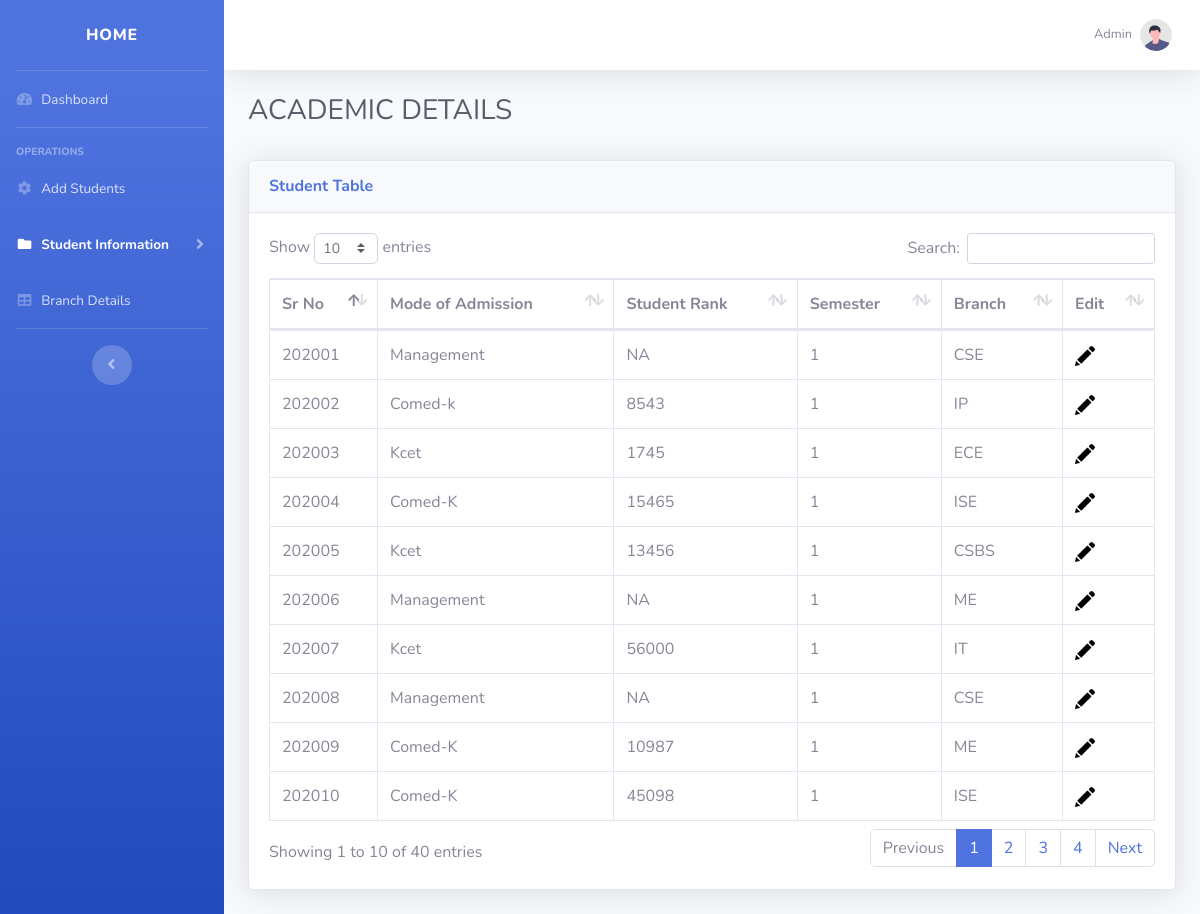
The page /frontend/academicdisplay.php (signed in) on the database its author committed.
### tables this page shows
CREATE TABLE `academic_info` (
  `SR_NO` int(11) NOT NULL,
  `MODE_OF_ADMISSION` varchar(15) NOT NULL,
  `STUDENT_RANK` varchar(20) NOT NULL,
  `SEMESTER` int(11) NOT NULL,
  `BRANCH` varchar(10) NOT NULL
);

### frontend/academicdisplay.php (the view, shortened to what this page needs)
<!DOCTYPE html>
<html lang="en">
<head>
    <link href="vendor/fontawesome-free/css/all.min.css" rel="stylesheet" type="text/css">
    <link href="css/sb-admin-2.min.css" rel="stylesheet">
    <link href="vendor/datatables/dataTables.bootstrap4.min.css" rel="stylesheet">
</head>
<body id="page-top">
    <div id="wrapper">
        <ul class="navbar-nav bg-gradient-primary sidebar sidebar-dark accordion" id="accordionSidebar">
            <a class="sidebar-brand d-flex align-items-center justify-content-center" href="index.php">
                <div class="sidebar-brand-text mx-3">HOME</div>
            </a>
            <hr class="sidebar-divider my-0">
            <li class="nav-item">
                <a class="nav-link" href="index.php">
                    <i class="fas fa-fw fa-tachometer-alt"></i>
                    <span>Dashboard</span></a>
            </li>
            <hr class="sidebar-divider">
            <div class="sidebar-heading">
                OPERATIONS
            </div>
            <li class="nav-item">
                <a class="nav-link collapsed" href="studentinfo.php">
                    <i class="fas fa-fw fa-cog"></i>
                    <span>Add Students</span>
                </a>
            </li>
            <li class="nav-item active">
                <a class="nav-link collapsed" href="#" data-toggle="collapse" data-target="#collapsePages"
                    aria-expanded="true" aria-controls="collapsePages">
                    <i class="fas fa-fw fa-folder"></i>
                    <span>Student Information</span>
                </a>
            </li>
            <li class="nav-item">
                <a class="nav-link" href="tables.php">
                    <i class="fas fa-fw fa-table"></i>
                    <span>Branch Details</span></a>
            </li>
            <hr class="sidebar-divider d-none d-md-block">
            <div class="text-center d-none d-md-inline">
                <button class="rounded-circle border-0" id="sidebarToggle"></button>
            </div>
        </ul>
        <div id="content-wrapper" class="d-flex flex-column">
            <div id="content">
                <nav class="navbar navbar-expand navbar-light bg-white topbar mb-4 static-top shadow">
                    <ul class="navbar-nav ml-auto">
                        <li class="nav-item dropdown no-arrow">
                            <a class="nav-link dropdown-toggle" href="#" id="userDropdown" role="button"
                                data-toggle="dropdown" aria-haspopup="true" aria-expanded="false">
                                <span class="mr-2 d-none d-lg-inline text-gray-600 small">Admin</span>
                                <img class="img-profile rounded-circle"
                                    src="img/undraw_profile.svg">
                            </a>
                        </li>
                    </ul>
                </nav>
                <div class="container-fluid">
                    <h1 class="h3 mb-2 text-gray-800">ACADEMIC DETAILS</h1>
                    <br>
                    <div class="card shadow mb-4">
                        <div class="card-header py-3">
                            <h6 class="m-0 font-weight-bold text-primary">Student Table</h6>
                        </div>
                        <div class="card-body">
                            <div class="table-responsive">
                                <table class="table table-bordered" id="dataTable" width="100%" cellspacing="0">
                                    <thead>
                                        <tr>
                                            <th>Sr No</th>
                                            <th>Mode of Admission</th>
                                            <th>Student Rank</th>
                                            <th>Semester</th>
                                            <th>Branch</th>
                                            <th>Edit</th>
                                        </tr>
                                    </thead>
                                    <tbody>
                                        <?php
                                          $servername = "localhost";
                                          $username = "root";
                                          $password = "";
                                          $dbname = "home";
                                          $conn = new mysqli($servername, $username, $password, $dbname);
                                          $sql = "SELECT * FROM academic_info";
                                          $result = $conn->query($sql);
                                          if ($result->num_rows > 0) {
                                          while($row = mysqli_fetch_array($result)) {
                                        ?>
                                        <tr>
                                            <td><?php echo $row["SR_NO"]; ?></td>
                                            <td><?php echo $row["MODE_OF_ADMISSION"]; ?></td>
                                            <td><?php echo $row["STUDENT_RANK"]; ?></td>
                                            <td><?php echo $row["SEMESTER"]; ?></td>
                                            <td><?php echo $row["BRANCH"]; ?></td>
                                            <td><a href="editacademicinfo.php?&id=<?php echo $row['SR_NO'] ?> "><img src="draw.png" height="20px" width="20px"></a></td>
                                        </tr>
                                        <?php }
                                        } else {
                                          echo "0 results";
                                        }
                                    ?>
                                </table>
                            </div>
                        </div>
                    </div>
                </div>
            </div>
        </div>
    </div>
</body>
</html>

### rows shown on the page
academic_info: SR_NO "202001", MODE_OF_ADMISSION "Management", STUDENT_RANK "NA", SEMESTER "1", BRANCH "CSE"
academic_info: SR_NO "202002", MODE_OF_ADMISSION "Comed-k", STUDENT_RANK "8543", SEMESTER "1", BRANCH "IP"
academic_info: SR_NO "202003", MODE_OF_ADMISSION "Kcet", STUDENT_RANK "1745", SEMESTER "1", BRANCH "ECE"
academic_info: SR_NO "202004", MODE_OF_ADMISSION "Comed-K", STUDENT_RANK "15465", SEMESTER "1", BRANCH "ISE"
academic_info: SR_NO "202005", MODE_OF_ADMISSION "Kcet", STUDENT_RANK "13456", SEMESTER "1", BRANCH "CSBS"
academic_info: SR_NO "202006", MODE_OF_ADMISSION "Management", STUDENT_RANK "NA", SEMESTER "1", BRANCH "ME"
academic_info: SR_NO "202007", MODE_OF_ADMISSION "Kcet", STUDENT_RANK "56000", SEMESTER "1", BRANCH "IT"
academic_info: SR_NO "202008", MODE_OF_ADMISSION "Management", STUDENT_RANK "NA", SEMESTER "1", BRANCH "CSE"
academic_info: SR_NO "202009", MODE_OF_ADMISSION "Comed-K", STUDENT_RANK "10987", SEMESTER "1", BRANCH "ME"
academic_info: SR_NO "202010", MODE_OF_ADMISSION "Comed-K", STUDENT_RANK "45098", SEMESTER "1", BRANCH "ISE"
